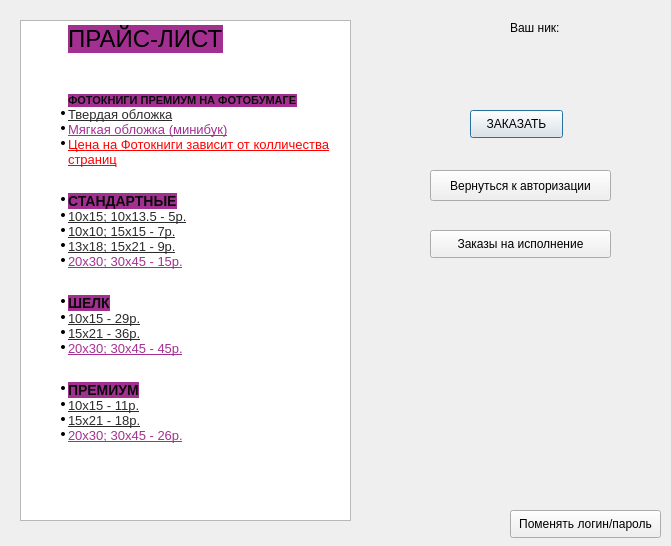
<?xml version="1.0" encoding="UTF-8"?>
<ui version="4.0">
 <class>Pricecontr</class>
 <widget class="QDialog" name="Pricecontr">
  <property name="geometry">
   <rect>
    <x>0</x>
    <y>0</y>
    <width>671</width>
    <height>546</height>
   </rect>
  </property>
  <property name="windowTitle">
   <string>Dialog</string>
  </property>
  <widget class="QTextBrowser" name="textBrowser">
   <property name="geometry">
    <rect>
     <x>20</x>
     <y>20</y>
     <width>331</width>
     <height>501</height>
    </rect>
   </property>
   <property name="html">
    <string>&lt;!DOCTYPE HTML PUBLIC &quot;-//W3C//DTD HTML 4.0//EN&quot; &quot;http://www.w3.org/TR/REC-html40/strict.dtd&quot;&gt;
&lt;html&gt;&lt;head&gt;&lt;meta name=&quot;qrichtext&quot; content=&quot;1&quot; /&gt;&lt;style type=&quot;text/css&quot;&gt;
p, li { white-space: pre-wrap; }
&lt;/style&gt;&lt;/head&gt;&lt;body style=&quot; font-family:'MS Shell Dlg 2'; font-size:7.8pt; font-weight:400; font-style:normal;&quot;&gt;
&lt;p style=&quot; margin-top:0px; margin-bottom:0px; margin-left:3px; margin-right:3px; -qt-block-indent:1; text-indent:0px;&quot;&gt;&lt;span style=&quot; font-size:18pt; background-color:#a33091;&quot;&gt;ПРАЙС-ЛИСТ&lt;/span&gt;&lt;/p&gt;
&lt;p style=&quot;-qt-paragraph-type:empty; margin-top:0px; margin-bottom:0px; margin-left:3px; margin-right:3px; -qt-block-indent:1; text-indent:0px; font-size:18pt;&quot;&gt;&lt;br /&gt;&lt;/p&gt;
&lt;p style=&quot;-qt-paragraph-type:empty; margin-top:0px; margin-bottom:0px; margin-left:3px; margin-right:3px; -qt-block-indent:1; text-indent:0px; font-family:'inherit'; font-size:8pt; text-decoration: underline; color:#a33091;&quot;&gt;&lt;br /&gt;&lt;/p&gt;
&lt;p style=&quot; margin-top:0px; margin-bottom:0px; margin-left:3px; margin-right:3px; -qt-block-indent:1; text-indent:0px;&quot;&gt;&lt;span style=&quot; font-family:'Open Sans,sans-serif'; font-size:8pt; font-weight:600; color:#0b0b0b; background-color:#a33091; text-transform:uppercase;&quot;&gt;ФОТОКНИГИ ПРЕМИУМ НА ФОТОБУМАГЕ&lt;/span&gt;&lt;/p&gt;
&lt;ul style=&quot;margin-top: 0px; margin-bottom: 0px; margin-left: 0px; margin-right: 0px; -qt-list-indent: 1;&quot;&gt;&lt;li style=&quot; font-family:'inherit'; font-size:8pt; color:#0b0b0b;&quot; style=&quot; margin-top:0px; margin-bottom:0px; margin-left:3px; margin-right:3px; -qt-block-indent:0; text-indent:0px;&quot;&gt;&lt;a href=&quot;https://www.netprint.ru/moscow/photobooks/photobook-premium-hard-cover&quot;&gt;&lt;span style=&quot; font-size:13px; text-decoration: underline; color:#2c2b2c; background-color:transparent;&quot;&gt;Твердая обложка&lt;/span&gt;&lt;/a&gt;&lt;/li&gt;
&lt;li style=&quot; font-family:'inherit'; font-size:8pt; color:#0b0b0b;&quot; style=&quot; margin-top:0px; margin-bottom:0px; margin-left:3px; margin-right:3px; -qt-block-indent:0; text-indent:0px;&quot;&gt;&lt;a href=&quot;https://www.netprint.ru/moscow/photobooks/photobook-premium-soft-cover&quot;&gt;&lt;span style=&quot; font-size:13px; text-decoration: underline; color:#a33091; background-color:transparent;&quot;&gt;Мягкая обложка (минибук)&lt;/span&gt;&lt;/a&gt;&lt;/li&gt;
&lt;li style=&quot; font-family:'inherit'; font-size:8pt; text-decoration: underline; color:#a33091; background-color:transparent;&quot; style=&quot; margin-top:0px; margin-bottom:0px; margin-left:3px; margin-right:3px; -qt-block-indent:0; text-indent:0px;&quot;&gt;&lt;a href=&quot;https://www.netprint.ru/moscow/photobooks/photobook-premium-soft-cover&quot;&gt;&lt;span style=&quot; font-size:13px; color:#ff0000;&quot;&gt;Цена на Фотокниги зависит от колличества страниц&lt;/span&gt;&lt;/a&gt;&lt;/li&gt;&lt;/ul&gt;
&lt;p style=&quot;-qt-paragraph-type:empty; margin-top:0px; margin-bottom:0px; margin-left:3px; margin-right:3px; -qt-block-indent:1; text-indent:0px; font-family:'inherit'; font-size:8pt; text-decoration: underline; color:#a33091;&quot;&gt;&lt;br /&gt;&lt;/p&gt;
&lt;p style=&quot;-qt-paragraph-type:empty; margin-top:0px; margin-bottom:0px; margin-left:3px; margin-right:3px; -qt-block-indent:1; text-indent:0px; font-family:'inherit'; font-size:8pt; text-decoration: underline; color:#a33091;&quot;&gt;&lt;br /&gt;&lt;/p&gt;
&lt;ul style=&quot;margin-top: 0px; margin-bottom: 0px; margin-left: 0px; margin-right: 0px; -qt-list-indent: 1;&quot;&gt;&lt;li style=&quot; font-family:'inherit'; font-size:8pt; text-decoration: underline; color:#a33091; background-color:transparent;&quot; style=&quot; margin-top:0px; margin-bottom:0px; margin-left:3px; margin-right:3px; -qt-block-indent:0; text-indent:0px;&quot;&gt;&lt;span style=&quot; font-family:'Open Sans,sans-serif'; font-size:14px; font-weight:600; text-decoration:none; color:#0b0b0b; background-color:#a33091; text-transform:uppercase;&quot;&gt;СТАНДАРТНЫЕ&lt;/span&gt;&lt;/li&gt;&lt;/ul&gt;
&lt;ul style=&quot;margin-top: 0px; margin-bottom: 0px; margin-left: 0px; margin-right: 0px; -qt-list-indent: 1;&quot;&gt;&lt;li style=&quot; font-family:'inherit'; font-size:8pt; color:#0b0b0b;&quot; style=&quot; margin-top:0px; margin-bottom:0px; margin-left:3px; margin-right:3px; -qt-block-indent:0; text-indent:0px;&quot;&gt;&lt;a href=&quot;https://www.netprint.ru/moscow/photo/photo-standart?blank_id=24618&quot;&gt;&lt;span style=&quot; font-size:13px; text-decoration: underline; color:#2c2b2c; background-color:transparent;&quot;&gt;10х15; 10х13.5 - 5р.&lt;/span&gt;&lt;/a&gt;&lt;/li&gt;
&lt;li style=&quot; font-family:'inherit'; font-size:8pt; color:#0b0b0b;&quot; style=&quot; margin-top:0px; margin-bottom:0px; margin-left:3px; margin-right:3px; -qt-block-indent:0; text-indent:0px;&quot;&gt;&lt;a href=&quot;https://www.netprint.ru/moscow/photo/photo-standart&quot;&gt;&lt;span style=&quot; font-size:13px; text-decoration: underline; color:#2c2b2c; background-color:transparent;&quot;&gt;10х10; 15х15 - 7р.&lt;/span&gt;&lt;/a&gt;&lt;/li&gt;
&lt;li style=&quot; font-family:'inherit'; font-size:8pt; color:#0b0b0b;&quot; style=&quot; margin-top:0px; margin-bottom:0px; margin-left:3px; margin-right:3px; -qt-block-indent:0; text-indent:0px;&quot;&gt;&lt;a href=&quot;https://www.netprint.ru/moscow/photo/photo-standart&quot;&gt;&lt;span style=&quot; font-size:13px; text-decoration: underline; color:#2c2b2c; background-color:transparent;&quot;&gt;13x18; 15х21 - 9р.&lt;/span&gt;&lt;/a&gt;&lt;/li&gt;
&lt;li style=&quot; font-family:'inherit'; font-size:8pt; color:#0b0b0b;&quot; style=&quot; margin-top:0px; margin-bottom:0px; margin-left:3px; margin-right:3px; -qt-block-indent:0; text-indent:0px;&quot;&gt;&lt;a href=&quot;https://www.netprint.ru/moscow/photo/photo-standart&quot;&gt;&lt;span style=&quot; font-size:13px; text-decoration: underline; color:#a33091; background-color:transparent;&quot;&gt;20х30; 30х45 - 15р.&lt;/span&gt;&lt;/a&gt;&lt;/li&gt;
&lt;p style=&quot;-qt-paragraph-type:empty; margin-top:0px; margin-bottom:0px; margin-left:3px; margin-right:3px; -qt-block-indent:1; text-indent:0px; font-family:'inherit'; font-size:8pt; text-decoration: underline; color:#a33091;&quot;&gt;&lt;br /&gt;&lt;/p&gt;
&lt;p style=&quot;-qt-paragraph-type:empty; margin-top:0px; margin-bottom:0px; margin-left:3px; margin-right:3px; -qt-block-indent:1; text-indent:0px; font-family:'inherit'; font-size:8pt; text-decoration: underline; color:#a33091;&quot;&gt;&lt;br /&gt;&lt;/p&gt;
&lt;li style=&quot; font-family:'inherit'; font-size:8pt; text-decoration: underline; color:#a33091; background-color:transparent;&quot; style=&quot; margin-top:0px; margin-bottom:0px; margin-left:3px; margin-right:3px; -qt-block-indent:0; text-indent:0px;&quot;&gt;&lt;span style=&quot; font-family:'Open Sans,sans-serif'; font-size:14px; font-weight:600; text-decoration:none; color:#0b0b0b; background-color:#a33091; text-transform:uppercase;&quot;&gt;ШЕЛК&lt;/span&gt;&lt;/li&gt;&lt;/ul&gt;
&lt;ul style=&quot;margin-top: 0px; margin-bottom: 0px; margin-left: 0px; margin-right: 0px; -qt-list-indent: 1;&quot;&gt;&lt;li style=&quot; font-family:'inherit'; font-size:8pt; color:#0b0b0b;&quot; style=&quot; margin-top:0px; margin-bottom:0px; margin-left:3px; margin-right:3px; -qt-block-indent:0; text-indent:0px;&quot;&gt;&lt;a href=&quot;https://www.netprint.ru/moscow/photo/photo-silk&quot;&gt;&lt;span style=&quot; font-size:13px; text-decoration: underline; color:#2c2b2c; background-color:transparent;&quot;&gt;10х15 - 29р.&lt;/span&gt;&lt;/a&gt;&lt;/li&gt;
&lt;li style=&quot; font-family:'inherit'; font-size:8pt; color:#0b0b0b;&quot; style=&quot; margin-top:0px; margin-bottom:0px; margin-left:3px; margin-right:3px; -qt-block-indent:0; text-indent:0px;&quot;&gt;&lt;a href=&quot;https://www.netprint.ru/moscow/photo/photo-silk&quot;&gt;&lt;span style=&quot; font-size:13px; text-decoration: underline; color:#2c2b2c; background-color:transparent;&quot;&gt;15х21 - 36р.&lt;/span&gt;&lt;/a&gt;&lt;/li&gt;
&lt;li style=&quot; font-family:'inherit'; font-size:8pt; color:#0b0b0b;&quot; style=&quot; margin-top:0px; margin-bottom:0px; margin-left:3px; margin-right:3px; -qt-block-indent:0; text-indent:0px;&quot;&gt;&lt;a href=&quot;https://www.netprint.ru/moscow/photo/photo-silk&quot;&gt;&lt;span style=&quot; font-size:13px; text-decoration: underline; color:#a33091; background-color:transparent;&quot;&gt;20х30; 30х45 - 45р.&lt;/span&gt;&lt;/a&gt;&lt;/li&gt;
&lt;p style=&quot;-qt-paragraph-type:empty; margin-top:0px; margin-bottom:0px; margin-left:3px; margin-right:3px; -qt-block-indent:1; text-indent:0px; font-family:'inherit'; font-size:8pt; text-decoration: underline; color:#a33091;&quot;&gt;&lt;br /&gt;&lt;/p&gt;
&lt;p style=&quot;-qt-paragraph-type:empty; margin-top:0px; margin-bottom:0px; margin-left:3px; margin-right:3px; -qt-block-indent:1; text-indent:0px; font-family:'inherit'; font-size:8pt; text-decoration: underline; color:#a33091;&quot;&gt;&lt;br /&gt;&lt;/p&gt;
&lt;li style=&quot; font-family:'inherit'; font-size:8pt; text-decoration: underline; color:#a33091; background-color:transparent;&quot; style=&quot; margin-top:0px; margin-bottom:0px; margin-left:3px; margin-right:3px; -qt-block-indent:0; text-indent:0px;&quot;&gt;&lt;span style=&quot; font-family:'Open Sans,sans-serif'; font-size:14px; font-weight:600; text-decoration:none; color:#0b0b0b; background-color:#a33091; text-transform:uppercase;&quot;&gt;ПРЕМИУМ&lt;/span&gt;&lt;/li&gt;&lt;/ul&gt;
&lt;ul style=&quot;margin-top: 0px; margin-bottom: 0px; margin-left: 0px; margin-right: 0px; -qt-list-indent: 1;&quot;&gt;&lt;li style=&quot; font-family:'inherit'; font-size:8pt; color:#0b0b0b;&quot; style=&quot; margin-top:0px; margin-bottom:0px; margin-left:3px; margin-right:3px; -qt-block-indent:0; text-indent:0px;&quot;&gt;&lt;a href=&quot;https://www.netprint.ru/moscow/photo/photo-premium&quot;&gt;&lt;span style=&quot; font-size:13px; text-decoration: underline; color:#2c2b2c; background-color:transparent;&quot;&gt;10х15 - 11р.&lt;/span&gt;&lt;/a&gt;&lt;/li&gt;
&lt;li style=&quot; font-family:'inherit'; font-size:8pt; color:#0b0b0b;&quot; style=&quot; margin-top:0px; margin-bottom:0px; margin-left:3px; margin-right:3px; -qt-block-indent:0; text-indent:0px;&quot;&gt;&lt;a href=&quot;https://www.netprint.ru/moscow/photo/photo-premium&quot;&gt;&lt;span style=&quot; font-size:13px; text-decoration: underline; color:#2c2b2c; background-color:transparent;&quot;&gt;15x21 - 18р.&lt;/span&gt;&lt;/a&gt;&lt;/li&gt;
&lt;li style=&quot; font-family:'inherit'; font-size:8pt; color:#0b0b0b;&quot; style=&quot; margin-top:0px; margin-bottom:0px; margin-left:3px; margin-right:3px; -qt-block-indent:0; text-indent:0px;&quot;&gt;&lt;a href=&quot;https://www.netprint.ru/moscow/photo/photo-premium&quot;&gt;&lt;span style=&quot; font-size:13px; text-decoration: underline; color:#a33091; background-color:transparent;&quot;&gt;20х30; 30х45 - 26р.&lt;/span&gt;&lt;/a&gt;&lt;/li&gt;&lt;/ul&gt;&lt;/body&gt;&lt;/html&gt;</string>
   </property>
  </widget>
  <widget class="QPushButton" name="Zakaz">
   <property name="geometry">
    <rect>
     <x>470</x>
     <y>110</y>
     <width>93</width>
     <height>28</height>
    </rect>
   </property>
   <property name="text">
    <string>ЗАКАЗАТЬ</string>
   </property>
  </widget>
  <widget class="QPushButton" name="klog">
   <property name="geometry">
    <rect>
     <x>430</x>
     <y>170</y>
     <width>181</width>
     <height>31</height>
    </rect>
   </property>
   <property name="text">
    <string>Вернуться к авторизации</string>
   </property>
  </widget>
  <widget class="QLabel" name="label">
   <property name="geometry">
    <rect>
     <x>510</x>
     <y>20</y>
     <width>61</width>
     <height>16</height>
    </rect>
   </property>
   <property name="text">
    <string>Ваш ник:</string>
   </property>
  </widget>
  <widget class="QLabel" name="yourlogin">
   <property name="geometry">
    <rect>
     <x>570</x>
     <y>20</y>
     <width>55</width>
     <height>16</height>
    </rect>
   </property>
   <property name="text">
    <string/>
   </property>
  </widget>
  <widget class="QPushButton" name="pushButton">
   <property name="geometry">
    <rect>
     <x>510</x>
     <y>510</y>
     <width>151</width>
     <height>28</height>
    </rect>
   </property>
   <property name="text">
    <string>Поменять логин/пароль</string>
   </property>
  </widget>
  <widget class="QPushButton" name="pushButton_2">
   <property name="geometry">
    <rect>
     <x>430</x>
     <y>230</y>
     <width>181</width>
     <height>28</height>
    </rect>
   </property>
   <property name="text">
    <string>Заказы на исполнение</string>
   </property>
  </widget>
 </widget>
 <resources/>
 <connections/>
</ui>
